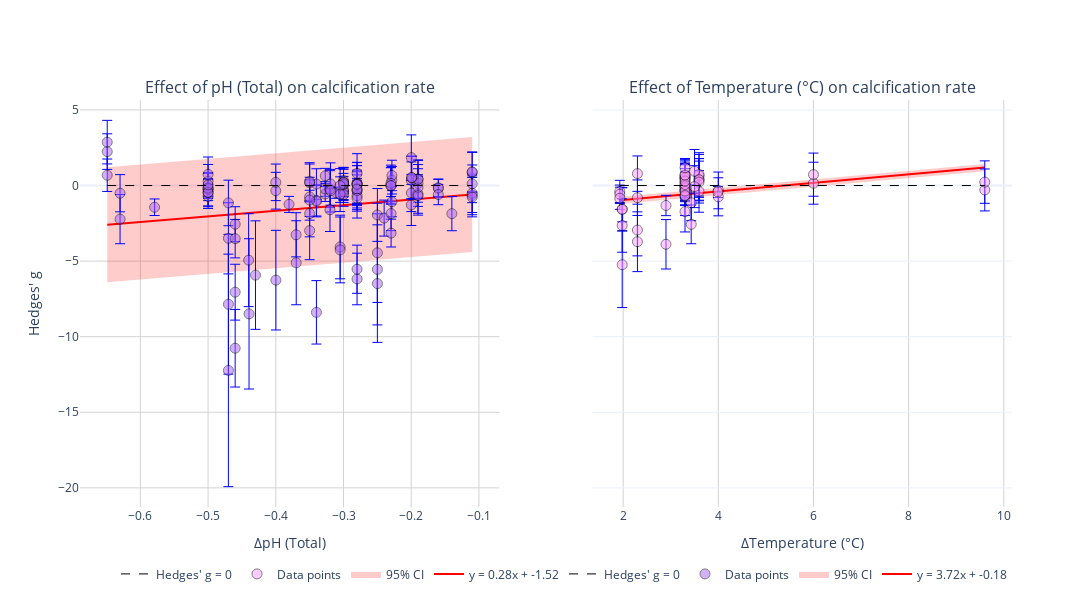

Here is the notebook cell this chart was saved with:
### Code cell
import plotly.graph_objects as go
from plotly.subplots import make_subplots
import numpy as np
import pandas as pd
from scipy import stats
import plotly.express as px
plot_results = matched_df
fig = make_subplots(rows=1, cols=2, shared_yaxes=True, 
                    subplot_titles=("Effect of pH (Total) on calcification rate", 
                                   "Effect of Temperature (°C) on calcification rate"))

variables = ['phtot', 't_in']
var_names = ['pH (Total)', 'Temperature (°C)']
delta_vars = ['delta_pH', 'delta_t']

# process each subplot
for i, (var, var_name, delta_var) in enumerate(zip(variables, var_names, delta_vars)):
    col = i+1  # plotly uses 1-indexed columns for some reason
    
    subset_df = plot_results[plot_results['treatment'] == var]
    
    # data cleaning (NaNs and infinities)
    subset_df = subset_df.infer_objects(copy=False).replace([np.inf, -np.inf], np.nan).dropna(subset=['hedges_g', 'delta_t', 'delta_pH'])
    # relevant variable    
    x_values = subset_df[delta_var]
    y_values = subset_df['hedges_g']
    y_error = subset_df['hedges_g'] - subset_df['hedges_g_l']
    
    # create colormap based on climatology delta
    if var == 'phtot':
        # for pH, larger negative changes worse
        norm = mcolors.Normalize(vmin=subset_df['clim_delta'].min(), vmax=subset_df['clim_delta'].max())
        cmap = cm.coolwarm_r  # reverse colormap for pH
    else:  # t_in
        # for temperature, larger positive changes worse
        norm = mcolors.Normalize(vmin=subset_df['clim_delta'].min(), vmax=subset_df['clim_delta'].max())
        cmap = cm.coolwarm
    
    colors = [cmap(norm(val)) for val in subset_df['clim_delta']]
    
    # regression
    slope, intercept, r_value, p_value, std_err = stats.linregress(x_values, y_values)
    r_squared = r_value**2
    adjusted_r_squared = 1 - ((1 - r_squared) * (len(x_values) - 1) / (len(x_values) - 2))
    x_reg = np.linspace(min(x_values), max(x_values), 100)
    y_reg = slope * x_reg + intercept

    fig.add_trace(
        go.Scatter(
            x=x_reg,
            y=y_reg,
            mode='lines',
            line=dict(color='red'),
            name=f'y = {slope:.2f}x + {intercept:.2f}'
        ),
        row=1, col=col
    )
    # add approximated confidence interval
    ci = 1.96 * std_err  # 95% CI
    fig.add_trace(
        go.Scatter(
            x=x_reg,
            y=y_reg + ci,
            mode='lines',
            line=dict(width=0),
            showlegend=False
        ),
        row=1, col=col
    )    
    fig.add_trace(
        go.Scatter(
            x=x_reg,
            y=y_reg - ci,
            mode='lines',
            line=dict(width=0),
            fill='tonexty',
            fillcolor='rgba(255, 0, 0, 0.2)',
            name='95% CI'
        ),
        row=1, col=col
    )
    import matplotlib.colors as mcolors
    import matplotlib.cm as cm

    # add scatter points with error bars and hover text
    fig.add_trace(
        go.Scatter(
            x=x_values,
            y=y_values,
            mode='markers',
            marker=dict(
                # color=colors[0:10],  # Use the colors list generated from climatology delta
                # colors= cmap,
                size=10, 
                line=dict(width=1, color='black'), 
                opacity=0.5
            ),
            # color_continuous_scale='coolwarm',
            error_y=dict(
                type='data',
                array=y_error,
                visible=True,
                color='blue',
                thickness=1,
                width=5
            ),
            name='Data points',
            hovertemplate=
            f'Δ{var_name}: %{{x}}<br>' +
            'Hedges\' g: %{y}<br>' +
            'Treatment Calcification: %{customdata[0]:.4f}<br>' +
            'Control Calcification: %{customdata[1]:.4f}<br>' +
            'DOI: %{text}<extra></extra>',
            text=subset_df.index,
            customdata=subset_df[['treatment_calcification', 'control_calcification']]
        ),
        row=1, col=col
    )
    # add horizontal line at y=0 (Hedges g = 0)
    fig.add_trace(
        go.Scatter(
            x=[min(x_values), max(x_values)],
            y=[0, 0],
            mode='lines',
            line=dict(color='black', width=1, dash='dash'),
            name="Hedges' g = 0"
        ),
        row=1, col=col
    )


fig.update_layout(
    width=1200,
    height=600,
    template="plotly_white",
    legend=dict(
        orientation="h",
        yanchor="bottom",
        y=-.2,
        xanchor="right",
        x=1
    )
)

# Update x and y axis labels
for i in range(2):
    fig.update_xaxes(title_text=f"Δ{var_names[i]}", row=1, col=i+1, gridcolor='lightgrey')

fig.update_yaxes(title_text="Hedges' g", row=1, col=1, gridcolor='lightgrey')

# Show the figure
fig.show()
